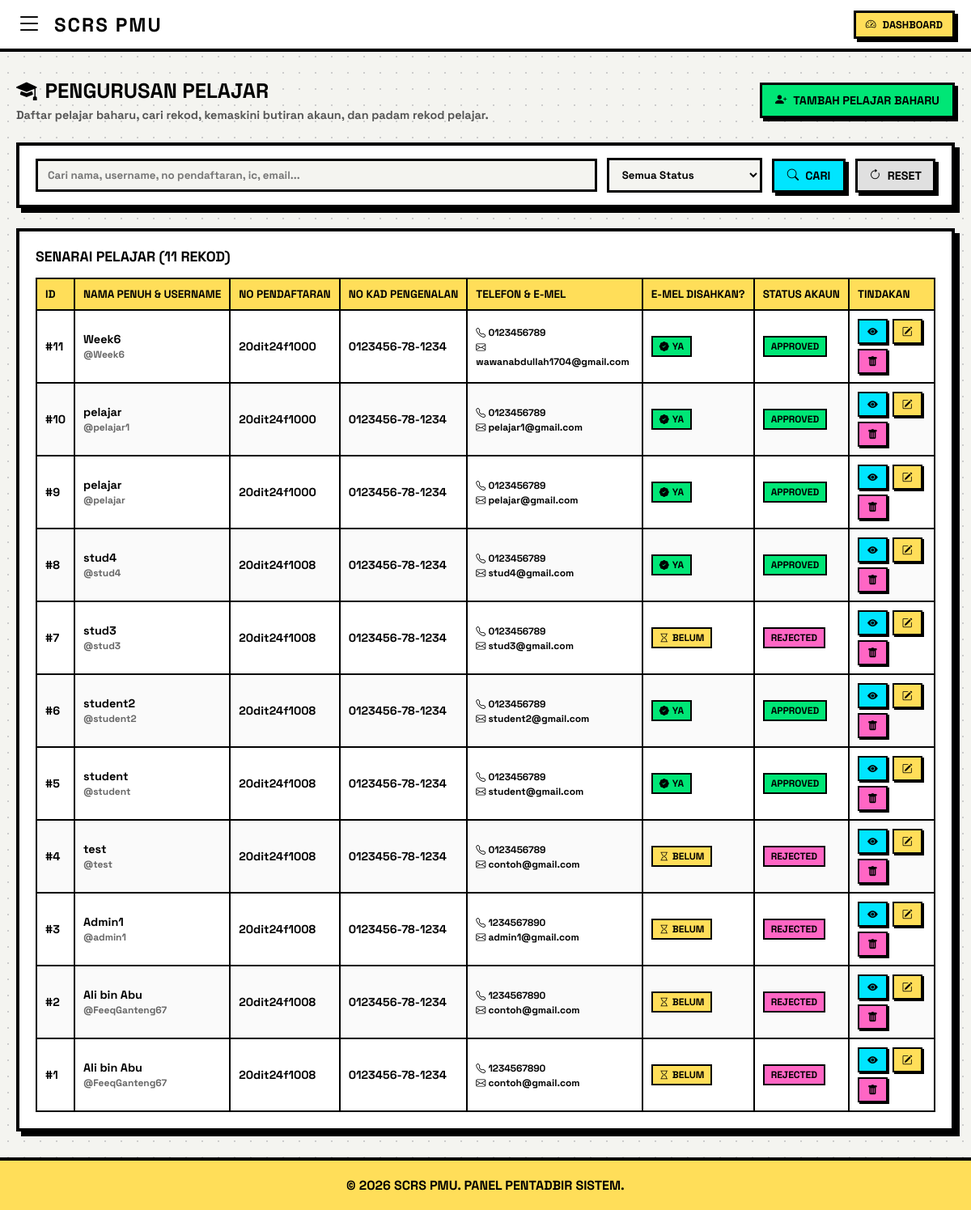
/admin_students.php (signed in), run on the app's committed database.
### tables this page shows
CREATE TABLE `students` (
  `id` int(11) NOT NULL AUTO_INCREMENT,
  `username` varchar(50) NOT NULL,
  `email` varchar(100) NOT NULL,
  `full_name` varchar(150) NOT NULL,
  `phone_no` varchar(20) NOT NULL,
  `no_ic` varchar(15) NOT NULL,
  `no_pendaftaran` varchar(20) NOT NULL,
  `password` varchar(255) NOT NULL,
  `student_id_file` varchar(255) NOT NULL,
  `driving_license_file` varchar(255) NOT NULL,
  `created_at` timestamp NOT NULL DEFAULT current_timestamp(),
  `status` enum('pending','approved','rejected') DEFAULT 'pending',
  `email_verified` tinyint(1) DEFAULT 0,
  `verification_token` varchar(255) DEFAULT NULL,
  `profile_picture` varchar(255) DEFAULT NULL,
  PRIMARY KEY (`id`)
);

### admin_students.php (the view, shortened to what this page needs)
<?php
require 'db.php';
$search = trim($_GET['search'] ?? '');
$filter_status = trim($_GET['filter_status'] ?? 'all');
$sql_query = "SELECT * FROM students WHERE 1=1";
$sql_query .= " ORDER BY id DESC";
$stmt_list = $conn->prepare($sql_query);
$stmt_list->execute();
$students_result = $stmt_list->get_result();
?>
<!DOCTYPE html>
<html lang="ms">
<head>
    <link rel="stylesheet" href="https://cdn.jsdelivr.net/npm/bootstrap-icons@1.10.5/font/bootstrap-icons.css">
</head>
<body>
    <header class="neo-navbar">
        <div class="neo-nav-left">
            <button class="menu-toggle-btn" id="open-sidebar"><i class="bi bi-list"></i></button>
            <div class="neo-brand">SCRS PMU</div>
        </div>
        <a href="admin_dashboard.php" class="neo-btn" style="padding: 6px 12px; font-size: 0.8rem;">
            <i class="bi bi-speedometer2"></i> Dashboard
        </a>
    </header>
    <main class="main-content">
        <div class="page-header">
            <div>
                <h1 style="font-size: 1.6rem; font-weight: 900; text-transform: uppercase; margin: 0; color: var(--black); display: flex; align-items: center; gap: 10px;">
                    <i class="bi bi-mortarboard-fill"></i> Pengurusan Pelajar
                </h1>
                <p style="font-weight: 700; color: #555; margin: 5px 0 0 0; font-size: 0.9rem;">
                    Daftar pelajar baharu, cari rekod, kemaskini butiran akaun, dan padam rekod pelajar.
                </p>
            </div>
            <button class="neo-btn btn-green" onclick="openCreateModal()">
                <i class="bi bi-person-plus-fill"></i> Tambah Pelajar Baharu
            </button>
        </div>
        <div class="filter-card">
            <form action="" method="GET" class="filter-form">
                <input type="text" name="search" class="filter-input" placeholder="Cari nama, username, no pendaftaran, ic, email..." value="<?php echo htmlspecialchars($search); ?>">
                <select name="filter_status" class="filter-select">
                    <option value="all" <?php if ($filter_status === 'all') echo 'selected'; ?>>Semua Status</option>
                </select>
                <button type="submit" class="neo-btn btn-blue" style="padding: 9px 16px;">
                    <i class="bi bi-search"></i> Cari
                </button>
                <a href="admin_students.php" class="neo-btn" style="background: #e0e0e0; padding: 9px 14px;">
                    <i class="bi bi-arrow-clockwise"></i> Reset
                </a>
            </form>
        </div>
        <div class="table-card">
            <div style="display: flex; justify-content: space-between; align-items: center; margin-bottom: 15px;">
                <h3 style="font-size: 1.1rem; font-weight: 900; text-transform: uppercase;">
                    Senarai Pelajar (<?php echo $students_result->num_rows; ?> rekod)
                </h3>
            </div>
            <div class="neo-table-wrapper">
                <table class="neo-table">
                    <thead>
                        <tr>
                            <th>ID</th>
                            <th>Nama Penuh & Username</th>
                            <th>No Pendaftaran</th>
                            <th>No Kad Pengenalan</th>
                            <th>Telefon & E-mel</th>
                            <th>E-mel Disahkan?</th>
                            <th>Status Akaun</th>
                            <th>Tindakan</th>
                        </tr>
                    </thead>
                    <tbody>
                        <?php if ($students_result->num_rows > 0): ?>
                            <?php while ($st = $students_result->fetch_assoc()):
                                $status_cls = ($st['status'] === 'approved') ? 'badge-approved' : (($st['status'] === 'pending') ? 'badge-pending' : 'badge-rejected');
                                $st_json = htmlspecialchars(json_encode($st), ENT_QUOTES, 'UTF-8');
                            ?>
                                <tr>
                                    <td>#<?php echo $st['id']; ?></td>
                                    <td>
                                        <strong><?php echo htmlspecialchars($st['full_name']); ?></strong><br>
                                        <small style="color: #666;">@<?php echo htmlspecialchars($st['username']); ?></small>
                                    </td>
                                    <td><code><?php echo htmlspecialchars($st['no_pendaftaran']); ?></code></td>
                                    <td><?php echo htmlspecialchars($st['no_ic']); ?></td>
                                    <td>
                                        <small><i class="bi bi-telephone"></i> <?php echo htmlspecialchars($st['phone_no']); ?></small><br>
                                        <small><i class="bi bi-envelope"></i> <?php echo htmlspecialchars($st['email']); ?></small>
                                    </td>
                                    <td>
                                        <?php if ($st['email_verified'] == 1): ?>
                                            <span class="neo-badge badge-approved"><i class="bi bi-patch-check-fill"></i> Ya</span>
                                        <?php else: ?>
                                            <span class="neo-badge badge-pending"><i class="bi bi-hourglass"></i> Belum</span>
                                        <?php endif; ?>
                                    </td>
                                    <td>
                                        <span class="neo-badge <?php echo $status_cls; ?>">
                                            <?php echo ucfirst($st['status']); ?>
                                        </span>
                                    </td>
                                    <td>
                                        <div class="action-btns">
                                            <button class="neo-btn btn-sm btn-blue" data-student='<?php echo $st_json; ?>' onclick="viewStudent(this)" title="Lihat Penuh">
                                                <i class="bi bi-eye-fill"></i>
                                            </button>
                                            <button class="neo-btn btn-sm btn-yellow" data-student='<?php echo $st_json; ?>' onclick="editStudent(this)" title="Kemaskini">
                                                <i class="bi bi-pencil-square"></i>
                                            </button>
                                            <form action="" method="POST" style="margin: 0;" onsubmit="return confirm('Adakah anda pasti ingin memadam pelajar ini? Semua rekod tempahannya juga akan dipadamkan!');">
                                                <button type="submit" name="action_delete_student" class="neo-btn btn-sm btn-pink" title="Padam">
                                                    <i class="bi bi-trash-fill"></i>
                                                </button>
                                            </form>
                                        </div>
                                    </td>
                                </tr>
                            <?php endwhile; ?>
                        <?php else: ?>
                            <tr>
                                <td colspan="8" style="text-align: center; padding: 25px; color: #777;">Tiada rekod pelajar dijumpai.</td>
                            </tr>
                        <?php endif; ?>
                    </tbody>
                </table>
            </div>
        </div>
    </main>
    <footer>
        &copy; <?php echo date("Y"); ?> SCRS PMU. PANEL PENTADBIR SISTEM.
    </footer>
</body>
</html>

### admin_students.php (style rules this page uses)
:root { --black: #000000; --white: #ffffff; --yellow: #ffde59; --green: #00e676; --blue: #00e5ff; --pink: #ff66c4; --orange: #ff914d; --bg-color: #f4f4f0; --border-thick: 4px solid var(--black); --shadow-solid: 6px 6px 0px var(--black); --shadow-hover: 4px 4px 0px var(--black); --shadow-active: 0px 0px 0px var(--black); --transition: all 0.15s ease-in-out; }
* { margin: 0; padding: 0; box-sizing: border-box; font-family: 'Space Grotesk', sans-serif; }
body { background-color: var(--bg-color); background-image: radial-gradient(#ccc 1.5px, transparent 1.5px); background-size: 20px 20px; min-height: 100vh; display: flex; flex-direction: column; overflow-x: hidden; }
a { text-decoration: none; color: inherit; }
button, input, select { font-family: inherit; }
.neo-navbar { background-color: var(--white); border-bottom: var(--border-thick); padding: 10px 20px; display: flex; justify-content: space-between; align-items: center; position: sticky; top: 0; z-index: 1000; }
.neo-nav-left { display: flex; align-items: center; gap: 15px; }
.menu-toggle-btn { font-size: 2rem; color: var(--black); background: none; border: none; cursor: pointer; transition: var(--transition); }
.neo-brand { font-size: 1.5rem; font-weight: 900; letter-spacing: 2px; text-transform: uppercase; }
.main-content { flex: 1; padding: 2rem 20px; max-width: 1200px; margin: 0 auto; width: 100%; }
.page-header { margin-bottom: 25px; display: flex; justify-content: space-between; align-items: center; flex-wrap: wrap; gap: 15px; }
.neo-btn { background-color: var(--yellow); border: 3px solid var(--black); box-shadow: 4px 4px 0px var(--black); font-weight: 900; text-transform: uppercase; padding: 10px 16px; cursor: pointer; transition: var(--transition); display: inline-flex; align-items: center; gap: 8px; font-size: 0.9rem; }
.btn-green { background-color: var(--green); }
.btn-blue { background-color: var(--blue); }
.btn-pink { background-color: var(--pink); }
.filter-card { background-color: var(--white); border: var(--border-thick); box-shadow: var(--shadow-solid); padding: 15px 20px; margin-bottom: 25px; }
.filter-form { display: flex; gap: 12px; align-items: center; flex-wrap: wrap; }
.filter-input { border: 3px solid var(--black); padding: 9px 12px; font-weight: 700; background-color: var(--bg-color); flex: 1; min-width: 200px; }
.filter-select { border: 3px solid var(--black); padding: 9px 12px; font-weight: 800; background-color: var(--bg-color); }
.table-card { background-color: var(--white); border: var(--border-thick); box-shadow: var(--shadow-solid); padding: 20px; }
.neo-table-wrapper { overflow-x: auto; }
.neo-table { width: 100%; border-collapse: collapse; text-align: left; font-weight: 700; font-size: 0.9rem; }
.neo-table th { background-color: var(--yellow); border: 2px solid var(--black); padding: 10px; text-transform: uppercase; font-weight: 900; font-size: 0.85rem; white-space: nowrap; }
.neo-table td { border: 2px solid var(--black); padding: 10px; vertical-align: middle; }
.neo-table tr:nth-child(even) { background-color: #fafafa; }
.neo-badge { border: 2px solid var(--black); padding: 3px 8px; font-weight: 900; text-transform: uppercase; font-size: 0.75rem; display: inline-flex; align-items: center; gap: 4px; }
.badge-pending { background-color: var(--yellow); }
.badge-approved { background-color: var(--green); }
.badge-rejected { background-color: var(--pink); }
.action-btns { display: flex; gap: 6px; flex-wrap: wrap; }
.btn-sm { padding: 5px 10px; font-size: 0.8rem; border-width: 2px; box-shadow: 2px 2px 0px var(--black); }
footer { background-color: var(--yellow); border-top: var(--border-thick); padding: 20px; text-align: center; font-weight: 900; text-transform: uppercase; margin-top: auto; }

### data on the page
students: id "11", full_name "Week6", username "Week6", no_pendaftaran "20dit24f1000", no_ic "0123456-78-1234", phone_no "0123456789", email "wawanabdullah1704@gmail.com", email_verified 1 (drawn), status "APPROVED"
students: id "10", full_name "pelajar", username "pelajar1", no_pendaftaran "20dit24f1000", no_ic "0123456-78-1234", phone_no "0123456789", email "pelajar1@gmail.com", email_verified 1 (drawn), status "APPROVED"
students: id "9", full_name "pelajar", username "pelajar", no_pendaftaran "20dit24f1000", no_ic "0123456-78-1234", phone_no "0123456789", email "pelajar@gmail.com", email_verified 1 (drawn), status "APPROVED"
students: id "8", full_name "stud4", username "stud4", no_pendaftaran "20dit24f1008", no_ic "0123456-78-1234", phone_no "0123456789", email "stud4@gmail.com", email_verified 1 (drawn), status "APPROVED"
students: id "7", full_name "stud3", username "stud3", no_pendaftaran "20dit24f1008", no_ic "0123456-78-1234", phone_no "0123456789", email "stud3@gmail.com", email_verified 0 (drawn), status "REJECTED"
students: id "6", full_name "student2", username "student2", no_pendaftaran "20dit24f1008", no_ic "0123456-78-1234", phone_no "0123456789", email "student2@gmail.com", email_verified 1 (drawn), status "APPROVED"
students: id "5", full_name "student", username "student", no_pendaftaran "20dit24f1008", no_ic "0123456-78-1234", phone_no "0123456789", email "student@gmail.com", email_verified 1 (drawn), status "APPROVED"
students: id "4", full_name "test", username "test", no_pendaftaran "20dit24f1008", no_ic "0123456-78-1234", phone_no "0123456789", email "contoh@gmail.com", email_verified 0 (drawn), status "REJECTED"
students: id "3", full_name "Admin1", username "admin1", no_pendaftaran "20dit24f1008", no_ic "0123456-78-1234", phone_no "1234567890", email "admin1@gmail.com", email_verified 0 (drawn), status "REJECTED"
students: id "2", full_name "Ali bin Abu", username "FeeqGanteng67", no_pendaftaran "20dit24f1008", no_ic "0123456-78-1234", phone_no "1234567890", email "contoh@gmail.com", email_verified 0 (drawn), status "REJECTED"
students: id "1", full_name "Ali bin Abu", username "FeeqGanteng67", no_pendaftaran "20dit24f1008", no_ic "0123456-78-1234", phone_no "1234567890", email "contoh@gmail.com", email_verified 0 (drawn), status "REJECTED"

### other printed values
$students_result->num_rows "11"
